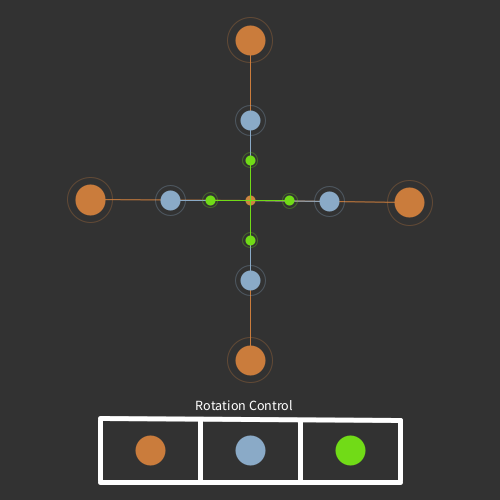
Frame 1 (no input)
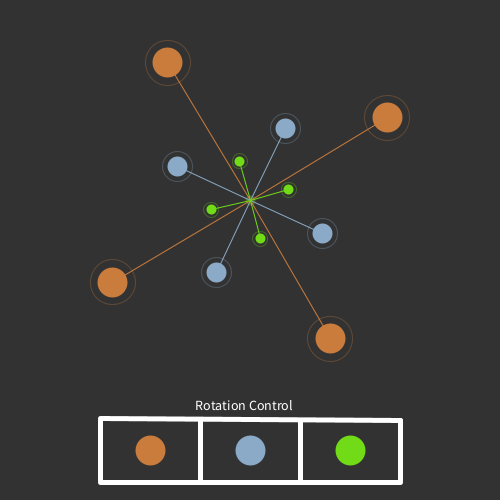
Frame 60 (the mouse pressed at the canvas centre just before this capture)
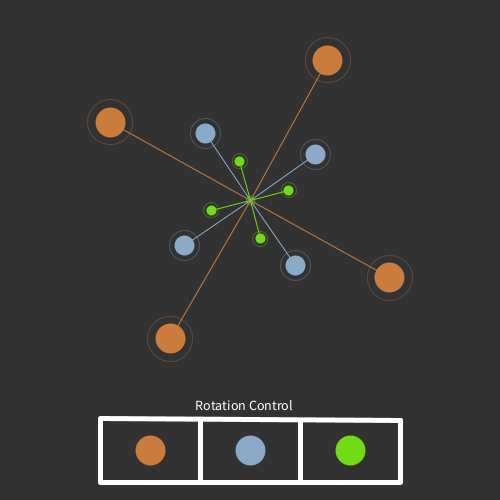
Frame 120 (the mouse held since frame 60 and released just before this capture)

The Processing sketch that drew these frames (run headless with seeded random() and noise(); from frame 60 on, the mouse is pressed at the canvas centre):

// Processing sketch: processing_173481
// ── processing_173481.pde

/*
project made by
Adriano Parracciani

interactive gears

click on the colored circles 
inside the Rotation Color panel, 
for changing rotation direction 
of respective gears

*/


void setup() {
size(500,500);
stroke(#CD853F);
frameRate(10);

}

//define variables

int x=250;
int y=200;

int flip1=1;
int flip2=1;
int flip3=1;


int radius=160; //radius of big gears
int radius2=80; //radius of medium gears
int radius3=40; //radius of little gears

//define angle
float angle=1;
float angle2=1;
float angle3=1;

float angle1a=180;
float angle2a=180;
float angle3a=180;

float angle1b=90;
float angle2b=90;
float angle3b=90;

float angle1c=270;
float angle2c=270;
float angle3c=270;

//define increment for each angle
float step1=1.0;
float step2=5.0;
float step3=15.0;

//stroke weight variable
int w=1;

//define RGB colors
int R;
int G;
int B;


void draw() {
  smooth();
  background(50);
  strokeWeight(10); 
  point(x,y);   
 
 //ROTATION CONTROL PANEL
 
 strokeWeight(5);
 stroke(255);
  line(100,418, 400, 420);
  line(100,420, 100, 480);
  line(200,420, 200, 480);
  line(300,420, 300, 480);
  line(400,420, 400, 480);
  line(100,482, 400, 482);
  textSize(14);
  fill(255);
  text("Rotation Control", 195, 410);

//big gears

  w=30; //strokeWeight
  R=202; //RGB COLOR
  G=124;
  B=60;
  strokeWeight(30); 
  stroke(R,G,B);
  point (150,450);
  //call "gears" function
  gears(x,y,angle,w,radius,R,G,B);
  gears(x,y,angle1a,w,radius,R,G,B);
  gears(x,y,angle1b,w,radius,R,G,B);
  gears(x,y,angle1c,w,radius,R,G,B);
  
 //medium gears 
 
   w=20;
   R=138;
   G=170;
   B=199;
   strokeWeight(30); 
    stroke(R,G,B);
    point (250,450);
    
  gears(x,y,angle2,w,radius2,R,G,B);
  gears(x,y,angle2a,w,radius2,R,G,B);
  gears(x,y,angle2b,w,radius2,R,G,B);
  gears(x,y,angle2c,w,radius2,R,G,B);
  
   //little gears 
   
  w=10;
  R=113;
  G=219;
  B=23;
  strokeWeight(30); 
   stroke(R,G,B);
   point (350,450);
  
  gears(x,y,angle3,w,radius3,R,G,B);
  gears(x,y,angle3a,w,radius3,R,G,B);
  gears(x,y,angle3b,w,radius3,R,G,B);
  gears(x,y,angle3c,w,radius3,R,G,B);
 
  //increase the angles
  angle=angle+step1;
  angle1a=angle1a+step1;
  angle1b=angle1b+step1;
  angle1c=angle1c+step1;

  angle2=angle2+step2;
  angle2a=angle2a+step2;
  angle2b=angle2b+step2;
  angle2c=angle2c+step2;


  angle3=angle3+step3;
  angle3a=angle3a+step3;
  angle3b=angle3b+step3;
  angle3c=angle3c+step3;
  

}

// the "gears" functions
void gears(float x1, float y1, float angle, int w, float rad, int R, int G, int B) {

 float ty=rad*sin(radians(angle));
 float tx=rad*cos(radians(angle));
 float TX=x1+tx;
 float TY=y1+ty;
  strokeWeight(w);
  stroke(R,G,B);
  point(TX,TY);
  strokeWeight(1);
  line(x1,y1,TX,TY);
  
   stroke(R,G,B,80);
   noFill();
   ellipse(TX,TY,w*1.50,w*1.50);
   
   }
   
   // changing rotation based on MOUSE pressed

   void mousePressed() {
     
        if ((mouseX >135) && (mouseX<165) && (mouseY>435) && (mouseY<465)) {
          if (flip1==0){
            step1=1;
            flip1=1;
          } else {
            step1=-1;
            flip1=0;
          }
        }
          
          if ((mouseX >235) && (mouseX<265) && (mouseY>435) && (mouseY<465)) {
          if (flip2==0){
            step2=5;
            flip2=1;
          } else {
            step2=-5;
            flip2=0;
          }
          }
          
            if ((mouseX >335) && (mouseX<365) && (mouseY>435) && (mouseY<465)) {
          if (flip3==0){
            step3=15;
            flip3=1;
          } else {
            step3=-15;
            flip3=0;
          }
            }
     }
   
   
